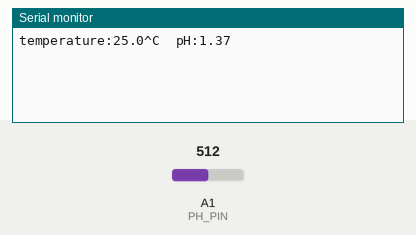
A sketch run on a simulated Arduino Uno, built with avr-gcc and run on an emulated ATmega328P. Shown: the last lines printed to the serial monitor. The test bench sets the inputs (shaded band); at power-on: A1 (PH_PIN) = 512.

Above: at 18.0 s.
18.1 s: A1 (PH_PIN) set to 716
At 20.7 s:
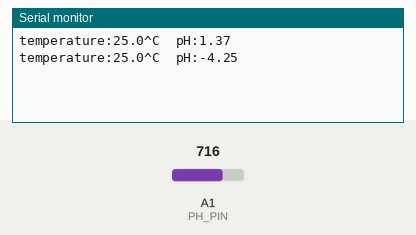
33.1 s: A1 (PH_PIN) set to 900
At 40.7 s:
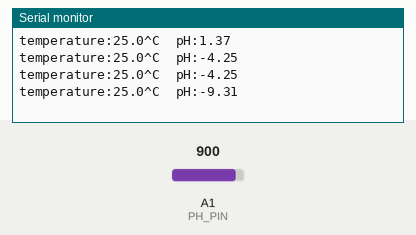
Timing chart, 0 to 42.2 s (numbered marks = the images above; inputs shaded):
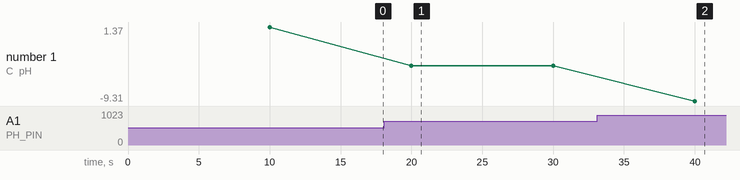

Measured:
- after the input at 18.1 s, the serial monitor: prints a new line after 1.9 s (image 1)
- after the input at 33.1 s, the serial monitor: prints a new line after 6.9 s (image 2)
- plotted number 1: 1.37 → -4.25 after the input at 18.1 s, -4.25 → -9.31 after the input at 33.1 s

The sketch:

ph_sensor.ino
```cpp
#include "DFRobot_PH.h"
#include <EEPROM.h>

#define PH_PIN A1
float voltage, phValue, temperature = 25;
DFRobot_PH ph;

void setup()
{
    Serial.begin(115200);
    ph.begin();
}

void loop()
{
    static unsigned long timepoint = millis();
    if (millis() - timepoint > 10000U) {
        timepoint = millis();
        voltage = analogRead(PH_PIN) / 1024.0 * 5000;  // Read analog voltage
        phValue = ph.readPH(voltage, temperature);     // Convert to pH
        Serial.print("temperature:");
        Serial.print(temperature, 1);
        Serial.print("^C  pH:");
        Serial.println(phValue, 2);
    }
    ph.calibration(voltage, temperature);              // Optional: serial calibration
}
```
